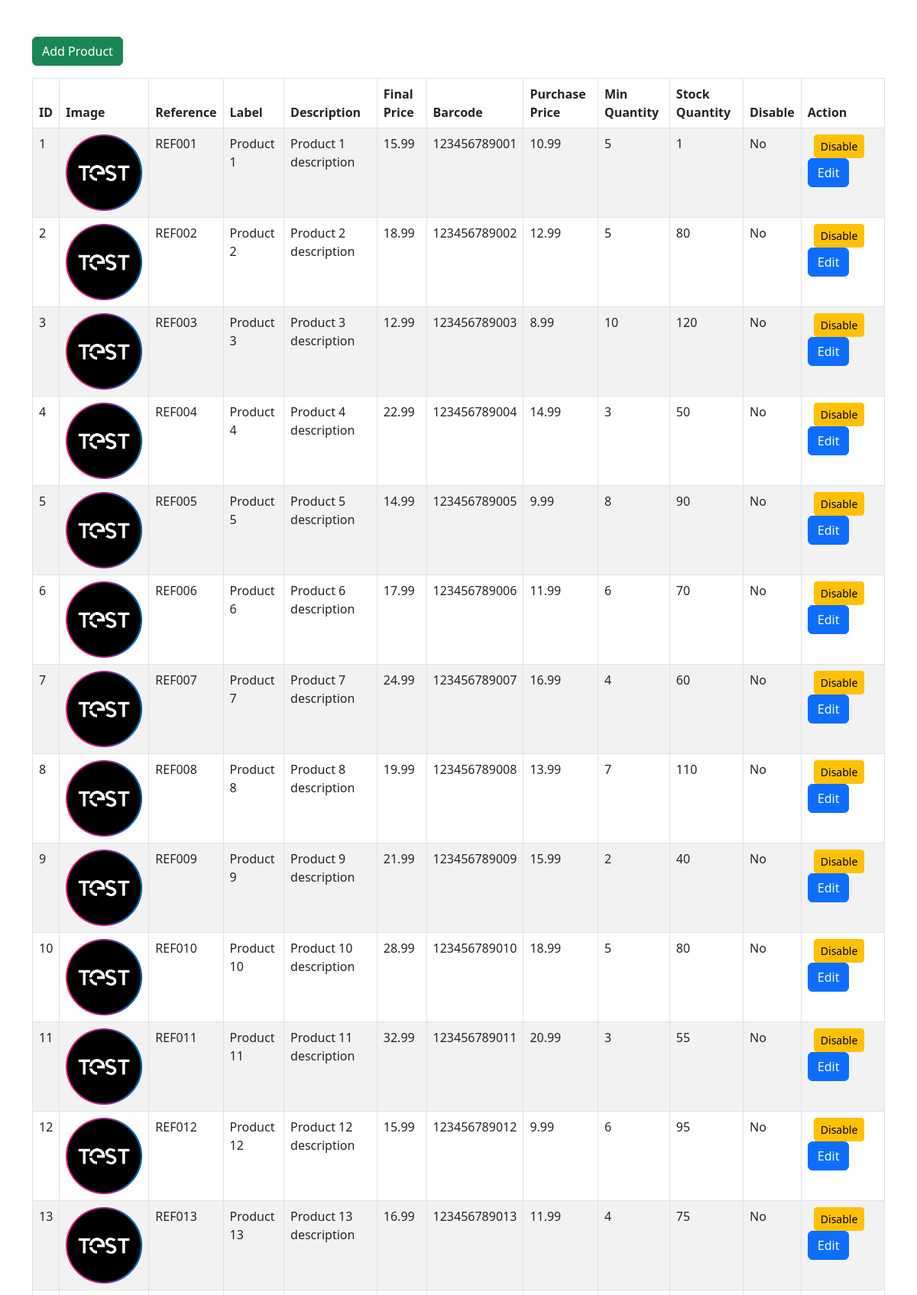
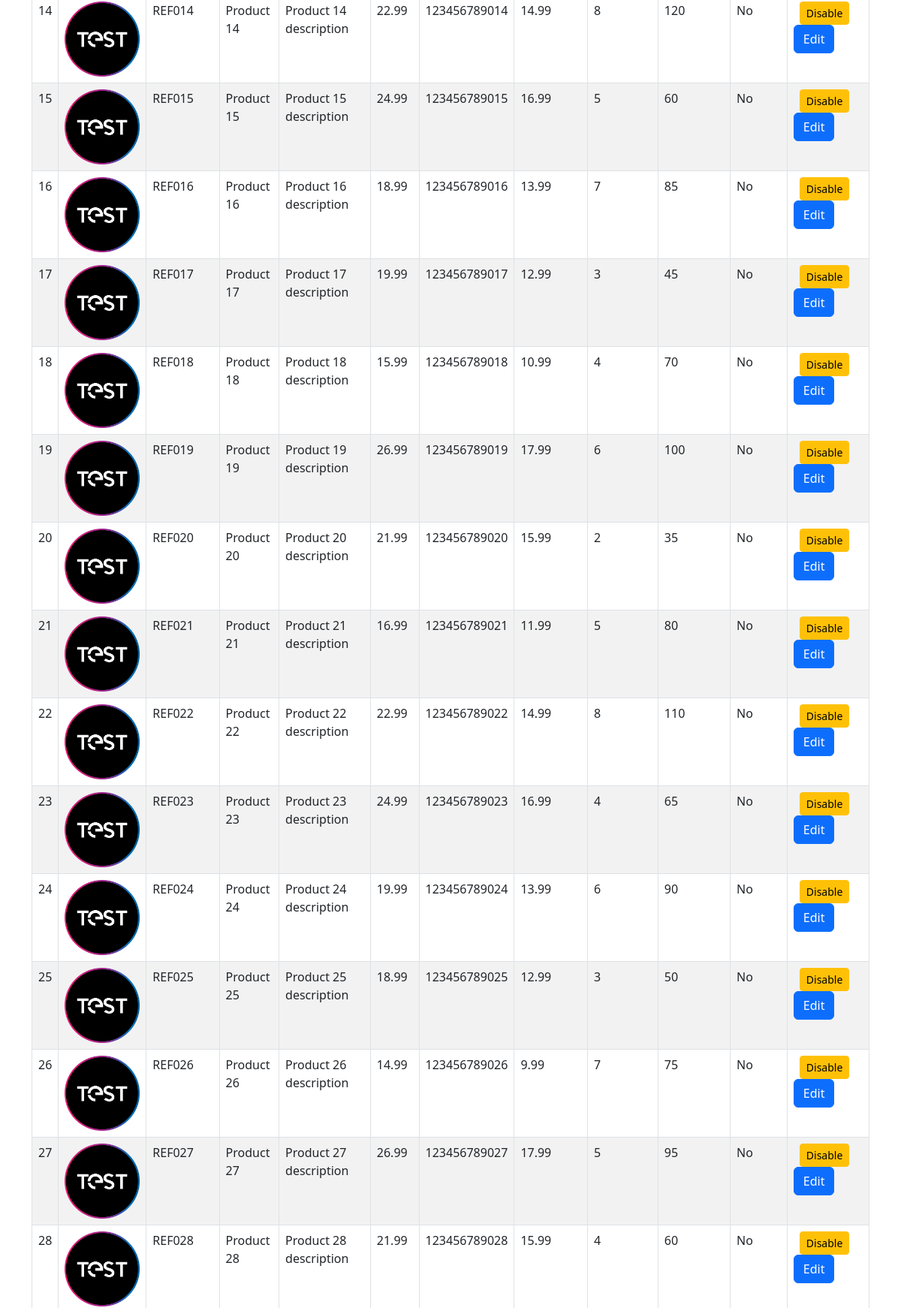
/product-management.php (upper part), run on the app's committed database (2 pictures, top to bottom).
### tables this page shows
CREATE TABLE Products (
    product_id INT PRIMARY KEY AUTO_INCREMENT,
    reference VARCHAR(255) NOT NULL,
    image VARCHAR(255) NOT NULL,
    barcode VARCHAR(255) NOT NULL,
    label VARCHAR(255) NOT NULL,
    purchase_price DECIMAL(10, 2) NOT NULL,
    final_price DECIMAL(10, 2) NOT NULL,
    price_offer VARCHAR(255) NOT NULL,
    description TEXT NOT NULL,
    min_quantity INT NOT NULL,
    stock_quantity INT NOT NULL,
    category_id INT,
    disabled BOOLEAN DEFAULT FALSE NOT NULL,
    FOREIGN KEY (category_id) REFERENCES Categories(category_id)
);

### product-management.php (the view, shortened to what this page needs)
<?php
require 'db_cnx.php';
$sql = "SELECT * FROM Products";
$result = mysqli_query($conn, $sql);
?>
<!DOCTYPE html>
<html lang="en">
<head>
    <link rel="stylesheet" href="https://cdn.jsdelivr.net/npm/bootstrap@5.3.0/dist/css/bootstrap.min.css">
</head>
<body>
    <div class="container mt-5">
        <form method='POST'>
            <a href='add-product.php' class='btn btn-success mb-3'>Add Product</a>
            <table class='table table-bordered table-striped'>
                <thead class='thead-dark'>
                    <tr>
                        <th>ID</th>
                        <th>Image</th>
                        <th>Reference</th>
                        <th>Label</th>
                        <th>Description</th>
                        <th>Final Price</th>
                        <th>Barcode</th>
                        <th>Purchase Price</th>
                        <th>Min Quantity</th>
                        <th>Stock Quantity</th>
                        <th>Disable</th>
                        <th>Action</th>
                    </tr>
                </thead>
                <tbody>
                    <?php
                    while ($row = mysqli_fetch_assoc($result)) {
                        echo "<tr>";
                        echo "<td>" . $row['product_id'] . "</td>";
                        echo "<td><img src='./img/" . $row['image'] . "' width='100' height='100'></td>";
                        echo "<td>" . $row['reference'] . "</td>";
                        echo "<td>" . $row['label'] . "</td>";
                        echo "<td>" . $row['description'] . "</td>";
                        echo "<td>" . $row['final_price'] . "</td>";
                        echo "<td>" . $row['barcode'] . "</td>";
                        echo "<td>" . $row['purchase_price'] . "</td>";
                        echo "<td>" . $row['min_quantity'] . "</td>";
                        echo "<td>" . $row['stock_quantity'] . "</td>";
                        echo "<td>" . ($row['disabled'] ? 'Yes' : 'No') . "</td>";
                        echo "<td>
            <button type='submit' name='toggle_product' value='" . $row['product_id'] . "' class='btn btn-warning btn-sm btn-disable mx-2'>" . ($row['disabled'] ? 'Enable' : 'Disable') . "</button>
            <a class='btn btn-primary' href='edit-product.php?id=" . $row['product_id'] . "'>Edit</a>
            </td>";
                        echo "</tr>";
                    }
                    ?>
                </tbody>
            </table>
        </form>
    </div>
</body>
</html>

### data on the page
products: product_id "1", image (picture), reference "REF001", label "Product 1", description "Product 1 description", final_price "15.99", barcode "123456789001", purchase_price "10.99", min_quantity "5", stock_quantity "1", disabled "No"
products: product_id "2", image (picture), reference "REF002", label "Product 2", description "Product 2 description", final_price "18.99", barcode "123456789002", purchase_price "12.99", min_quantity "5", stock_quantity "80", disabled "No"
products: product_id "3", image (picture), reference "REF003", label "Product 3", description "Product 3 description", final_price "12.99", barcode "123456789003", purchase_price "8.99", min_quantity "10", stock_quantity "120", disabled "No"
products: product_id "4", image (picture), reference "REF004", label "Product 4", description "Product 4 description", final_price "22.99", barcode "123456789004", purchase_price "14.99", min_quantity "3", stock_quantity "50", disabled "No"
products: product_id "5", image (picture), reference "REF005", label "Product 5", description "Product 5 description", final_price "14.99", barcode "123456789005", purchase_price "9.99", min_quantity "8", stock_quantity "90", disabled "No"
products: product_id "6", image (picture), reference "REF006", label "Product 6", description "Product 6 description", final_price "17.99", barcode "123456789006", purchase_price "11.99", min_quantity "6", stock_quantity "70", disabled "No"
products: product_id "7", image (picture), reference "REF007", label "Product 7", description "Product 7 description", final_price "24.99", barcode "123456789007", purchase_price "16.99", min_quantity "4", stock_quantity "60", disabled "No"
products: product_id "8", image (picture), reference "REF008", label "Product 8", description "Product 8 description", final_price "19.99", barcode "123456789008", purchase_price "13.99", min_quantity "7", stock_quantity "110", disabled "No"
products: product_id "9", image (picture), reference "REF009", label "Product 9", description "Product 9 description", final_price "21.99", barcode "123456789009", purchase_price "15.99", min_quantity "2", stock_quantity "40", disabled "No"
products: product_id "10", image (picture), reference "REF010", label "Product 10", description "Product 10 description", final_price "28.99", barcode "123456789010", purchase_price "18.99", min_quantity "5", stock_quantity "80", disabled "No"
products: product_id "11", image (picture), reference "REF011", label "Product 11", description "Product 11 description", final_price "32.99", barcode "123456789011", purchase_price "20.99", min_quantity "3", stock_quantity "55", disabled "No"
products: product_id "12", image (picture), reference "REF012", label "Product 12", description "Product 12 description", final_price "15.99", barcode "123456789012", purchase_price "9.99", min_quantity "6", stock_quantity "95", disabled "No"
products: product_id "13", image (picture), reference "REF013", label "Product 13", description "Product 13 description", final_price "16.99", barcode "123456789013", purchase_price "11.99", min_quantity "4", stock_quantity "75", disabled "No"
products: product_id "14", image (picture), reference "REF014", label "Product 14", description "Product 14 description", final_price "22.99", barcode "123456789014", purchase_price "14.99", min_quantity "8", stock_quantity "120", disabled "No"
products: product_id "15", image (picture), reference "REF015", label "Product 15", description "Product 15 description", final_price "24.99", barcode "123456789015", purchase_price "16.99", min_quantity "5", stock_quantity "60", disabled "No"
products: product_id "16", image (picture), reference "REF016", label "Product 16", description "Product 16 description", final_price "18.99", barcode "123456789016", purchase_price "13.99", min_quantity "7", stock_quantity "85", disabled "No"
products: product_id "17", image (picture), reference "REF017", label "Product 17", description "Product 17 description", final_price "19.99", barcode "123456789017", purchase_price "12.99", min_quantity "3", stock_quantity "45", disabled "No"
products: product_id "18", image (picture), reference "REF018", label "Product 18", description "Product 18 description", final_price "15.99", barcode "123456789018", purchase_price "10.99", min_quantity "4", stock_quantity "70", disabled "No"
products: product_id "19", image (picture), reference "REF019", label "Product 19", description "Product 19 description", final_price "26.99", barcode "123456789019", purchase_price "17.99", min_quantity "6", stock_quantity "100", disabled "No"
products: product_id "20", image (picture), reference "REF020", label "Product 20", description "Product 20 description", final_price "21.99", barcode "123456789020", purchase_price "15.99", min_quantity "2", stock_quantity "35", disabled "No"
products: product_id "21", image (picture), reference "REF021", label "Product 21", description "Product 21 description", final_price "16.99", barcode "123456789021", purchase_price "11.99", min_quantity "5", stock_quantity "80", disabled "No"
products: product_id "22", image (picture), reference "REF022", label "Product 22", description "Product 22 description", final_price "22.99", barcode "123456789022", purchase_price "14.99", min_quantity "8", stock_quantity "110", disabled "No"
products: product_id "23", image (picture), reference "REF023", label "Product 23", description "Product 23 description", final_price "24.99", barcode "123456789023", purchase_price "16.99", min_quantity "4", stock_quantity "65", disabled "No"
products: product_id "24", image (picture), reference "REF024", label "Product 24", description "Product 24 description", final_price "19.99", barcode "123456789024", purchase_price "13.99", min_quantity "6", stock_quantity "90", disabled "No"
products: product_id "25", image (picture), reference "REF025", label "Product 25", description "Product 25 description", final_price "18.99", barcode "123456789025", purchase_price "12.99", min_quantity "3", stock_quantity "50", disabled "No"
products: product_id "26", image (picture), reference "REF026", label "Product 26", description "Product 26 description", final_price "14.99", barcode "123456789026", purchase_price "9.99", min_quantity "7", stock_quantity "75", disabled "No"
products: product_id "27", image (picture), reference "REF027", label "Product 27", description "Product 27 description", final_price "26.99", barcode "123456789027", purchase_price "17.99", min_quantity "5", stock_quantity "95", disabled "No"
products: product_id "28", image (picture), reference "REF028", label "Product 28", description "Product 28 description", final_price "21.99", barcode "123456789028", purchase_price "15.99", min_quantity "4", stock_quantity "60", disabled "No"
